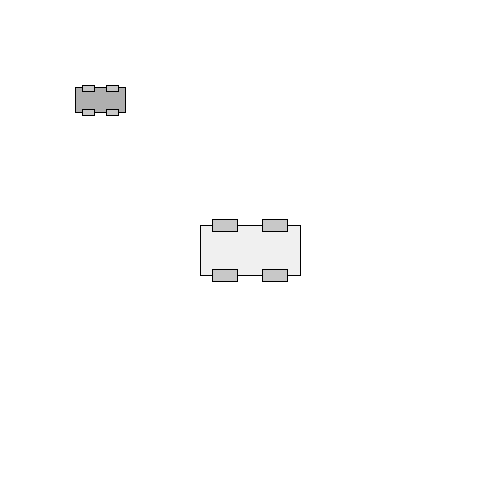
Frame 1 (no input)
Frame 60 (the mouse pressed at the canvas centre just before this capture): identical to frame 1, image omitted
Frame 120 (the mouse held since frame 60 and released just before this capture): identical to frame 1, image omitted

The Processing sketch that drew this single still picture (run headless with seeded random() and noise(); from frame 60 on, the mouse is pressed at the canvas centre):

// Processing sketch: Cars
// ── Cars.pde
/*
A simple car maker
*/

/********************
* Variables         *
********************/
color blue = #2186f3;
color lightBlue = #63c6ff;
color darkBlue = #0069c0;

color pink = #ff4081;
color lightPink = #ff79b0;
color darkPink = #c60055;

color gray = #546e7a;
color lightGray = #819ca9;
color darkGray = #29434e;

/********************
* Setup             *
********************/
void setup() {
  size(500, 500);
  background(255);
  rectMode(CENTER);
  stroke(0);
}

/********************
* Draw              *
********************/
void draw() {
  
  drawCar(250, 250, 100, 240);
  drawCar(100, 100, 50, 175);
  
}

/***********************
* Supporting Functions *
************************/
void drawCar(int carX, int carY, int carLength, color carColor) {
   
  // position of wheels relative to car
  int wheelOffset = carLength/4;  

  // body of car
  fill(carColor);
  rect(carX, carY, carLength, carLength/2);
  
  // wheels of car
  fill(200);
  rect(carX - wheelOffset, carY - wheelOffset, wheelOffset, wheelOffset/2);
  rect(carX + wheelOffset, carY - wheelOffset, wheelOffset, wheelOffset/2);
  rect(carX - wheelOffset, carY + wheelOffset, wheelOffset, wheelOffset/2);
  rect(carX + wheelOffset, carY + wheelOffset, wheelOffset, wheelOffset/2);
}
